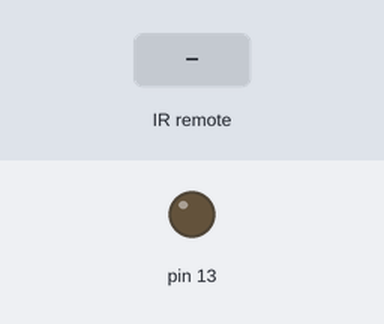
A sketch run on a simulated Arduino Uno, built with avr-gcc and run on an emulated ATmega328P. On the bench: output pins drawn as LEDs (lit = HIGH). The test bench sets the inputs (shaded band).

Above: at 1.2 s.
1.3 s: infrared code 0x4EEB1123 received
At 2.0 s:
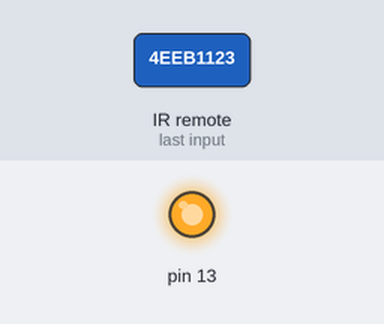
Timing chart, 0 to 4.3 s (numbered marks = the images above; inputs shaded):
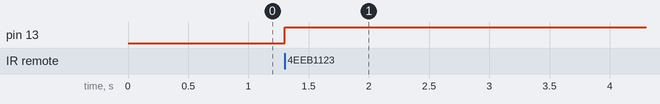

The sketch:

ir_remm.ino
```cpp
#include "IRremote.h"
int receiver = 11;

IRrecv ir(receiver);
decode_results results;
void setup() {
  Serial.begin(9600);
  ir.enableIRIn();
  pinMode(13, OUTPUT);
}

void loop() {
if (ir.decode(&results)){
  if(results.value==0x4EEB1123){
  digitalWrite(13,HIGH);
  }
  if(results.value==0xA89B7436){
    digitalWrite(13,LOW);
  }
}
}
```

Measured:
- after the input at 1.3 s, pin 13: LOW → HIGH at once
